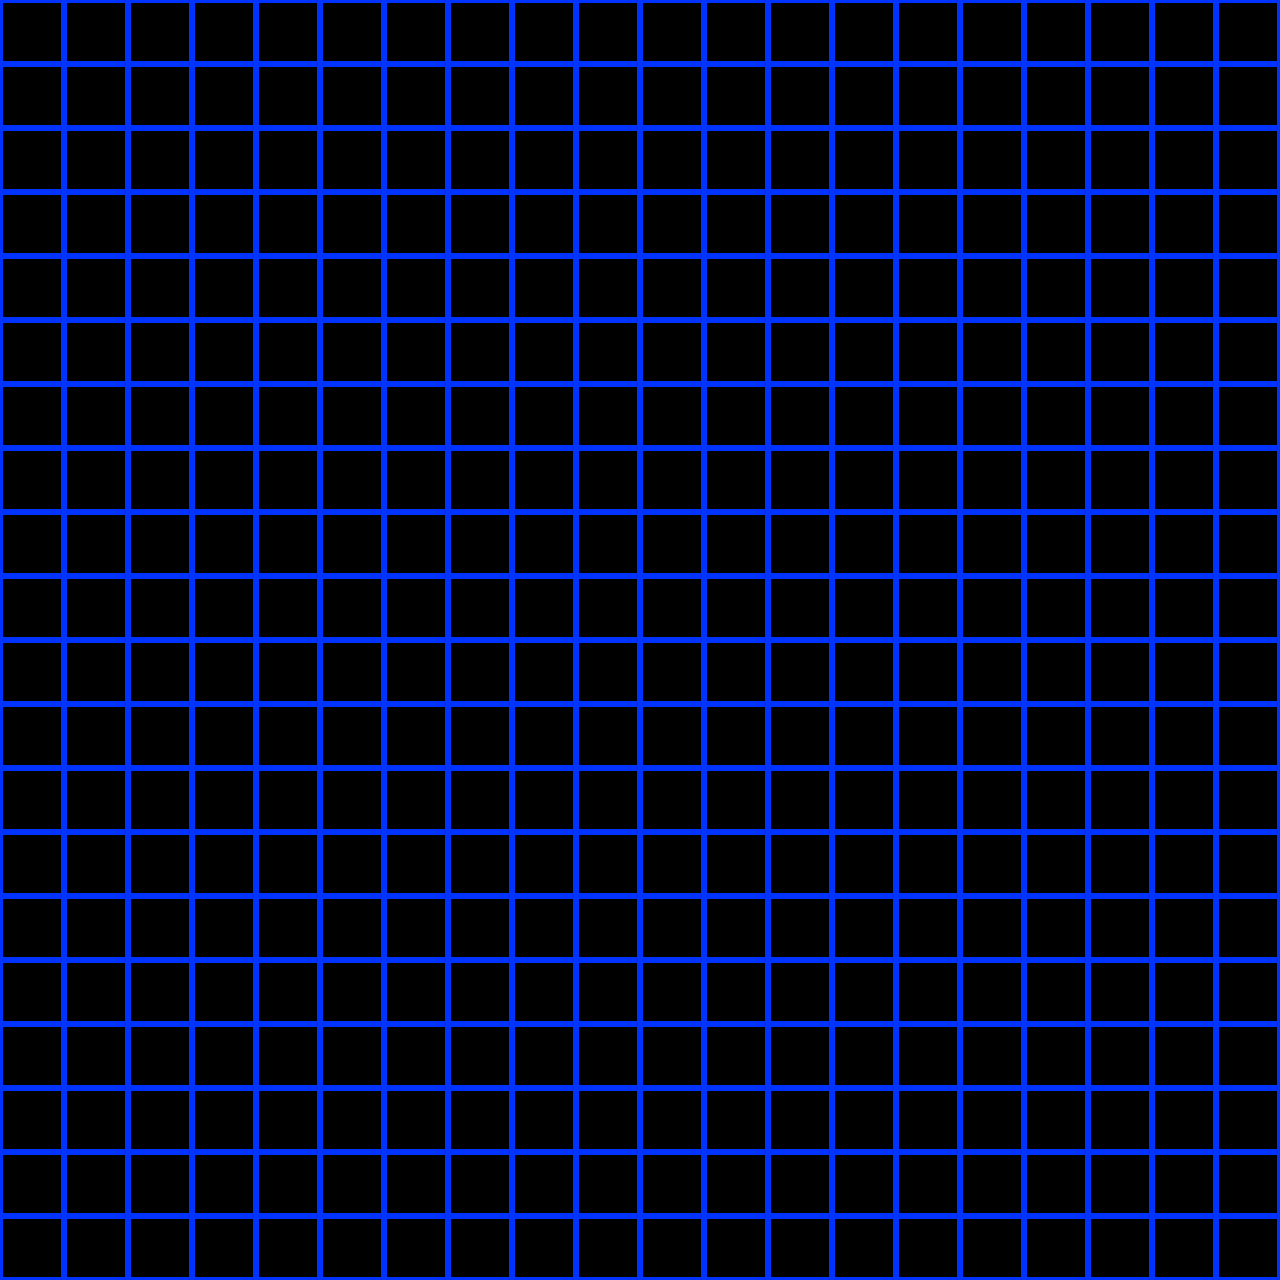

Tiled map render using the project's own tile images. Description and the map definition, with tile-layer contents summarised, below:
An orthogonal 20x20 tile map with 64x64 px tiles, 1 tile layer (块层 1).

<map version="1.0" orientation="orthogonal" renderorder="right-down" width="20" height="20" tilewidth="64" tileheight="64">
 <tileset firstgid="1" name="gridblue" tilewidth="64" tileheight="64">
  <image source="gridblue.png" width="64" height="64" />
 </tileset>
 <layer name="块层 1" width="20" height="20">
  <data>[400 cells, 400 non-empty, 1 distinct tile ids]</data>
 </layer>
</map>